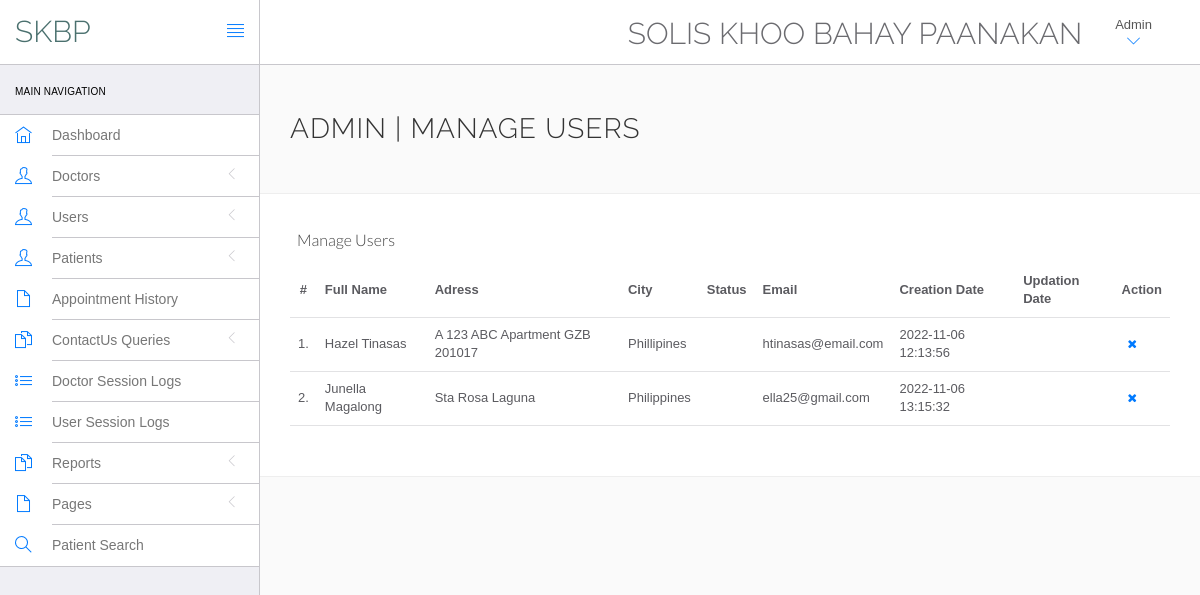
/hms/admin/manage-users.php (signed in), run on the app's committed database.
### tables this page shows
CREATE TABLE `users` (
  `id` int(11) NOT NULL,
  `fullName` varchar(255) DEFAULT NULL,
  `address` longtext DEFAULT NULL,
  `city` varchar(255) DEFAULT NULL,
  `status` varchar(255) DEFAULT NULL,
  `email` varchar(255) DEFAULT NULL,
  `password` varchar(255) DEFAULT NULL,
  `regDate` timestamp NULL DEFAULT current_timestamp(),
  `updationDate` timestamp NULL DEFAULT NULL ON UPDATE current_timestamp()
);

### hms/admin/manage-users.php (the view, shortened to what this page needs)
<?php
include('include/config.php');
if(strlen($_SESSION['id']==0)) {
 header('location:logout.php');
  } else{
?>
<!DOCTYPE html>
<html lang="en">
	<head>
		<link rel="stylesheet" href="vendor/bootstrap/css/bootstrap.min.css">
		<link rel="stylesheet" href="vendor/fontawesome/css/font-awesome.min.css">
		<link rel="stylesheet" href="vendor/themify-icons/themify-icons.min.css">
		<link href="vendor/animate.css/animate.min.css" rel="stylesheet" media="screen">
		<link href="vendor/perfect-scrollbar/perfect-scrollbar.min.css" rel="stylesheet" media="screen">
		<link href="vendor/switchery/switchery.min.css" rel="stylesheet" media="screen">
		<link href="vendor/bootstrap-touchspin/jquery.bootstrap-touchspin.min.css" rel="stylesheet" media="screen">
		<link href="vendor/select2/select2.min.css" rel="stylesheet" media="screen">
		<link href="vendor/bootstrap-datepicker/bootstrap-datepicker3.standalone.min.css" rel="stylesheet" media="screen">
		<link href="vendor/bootstrap-timepicker/bootstrap-timepicker.min.css" rel="stylesheet" media="screen">
		<link rel="stylesheet" href="assets/css/styles.css">
		<link rel="stylesheet" href="assets/css/plugins.css">
		<link rel="stylesheet" href="assets/css/themes/theme-1.css" id="skin_color" />
	</head>
	<body>
		<div id="app">
<?php include('include/sidebar.php');?>
			<div class="app-content">
						<?php include('include/header.php');?>
				<div class="main-content" >
					<div class="wrap-content container" id="container">
						<section id="page-title">
							<div class="row">
								<div class="col-sm-8">
									<h1 class="mainTitle">Admin | Manage Users</h1>
																	</div>
							</div>
						</section>
						<div class="container-fluid container-fullw bg-white" >
									<div class="row">
								<div class="col-md-12">
									<h5 class="over-title margin-bottom-15"  style="    margin: 7px; color:	#444444;">Manage Users</span></h5>
									<table class="table table-hover" id="sample-table-1">
										<thead>
											<tr>
												<th class="center" style=" color:	#4a706e;">#</th>
												<th >Full Name</th>
												<th class="hidden-xs">Adress</th>
												<th>City</th>
												<th>Status</th>
												<th>Email </th>
												<th>Creation Date </th>
												<th>Updation Date </th>
												<th>Action</th>
											</tr>
										</thead>
										<tbody>
<?php
$sql=mysqli_query($con,"select * from users");
$cnt=1;
while($row=mysqli_fetch_array($sql))
{
?>
											<tr>
												<td class="center"><?php echo $cnt;?>.</td>
												<td class="hidden-xs"><?php echo $row['fullName'];?></td>
												<td><?php echo $row['address'];?></td>
												<td><?php echo $row['city'];?>
												</td>
												<td><?php echo $row['gender'];?></td>
												<td><?php echo $row['email'];?></td>
												<td><?php echo $row['regDate'];?></td>
												<td><?php echo $row['updationDate'];?>
												</td>
												<td >
												<div class="visible-md visible-lg hidden-sm hidden-xs">
	<a href="manage-users.php?id=<?php echo $row['id']?>&del=delete" onClick="return confirm('Are you sure you want to delete?')"class="btn btn-transparent btn-xs tooltips" tooltip-placement="top" tooltip="Remove"><i class="fa fa-times fa fa-white"></i></a>
												</div>
												</td>
											</tr>
											<?php
$cnt=$cnt+1;
											 }?>
										</tbody>
									</table>
								</div>
							</div>
								</div>
							</div>
						</div>
					</div>
				</div>
	</body>
</html>
<?php } ?>

### hms/admin/assets/css/themes/theme-1.css (style rules this page uses)
body { background: #FAFAFA; }

### data on the page
users: fullName "Hazel Tinasas", address "A 123 ABC Apartment GZB 201017", city "Phillipines", email "htinasas@email.com", regDate "2022-11-06 12:13:56"
users: fullName "Junella Magalong", address "Sta Rosa Laguna", city "Philippines", email "ella25@gmail.com", regDate "2022-11-06 13:15:32"
